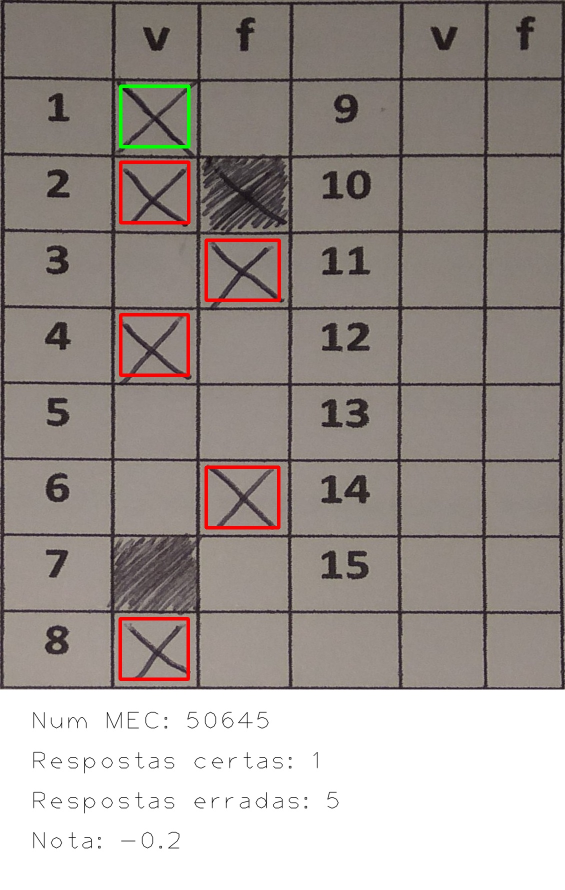
//> input picture Results/50645.jpg, 1130 x 1779 px (shown at 1/2 size); its folder holds only this picture in this run
$ ./projeto2 ../Results/50645.jpg   (built with g++ and OpenCV 4)
//> lines starting //> are read from the running program, lines starting //| are printed output that depends on the picture; after the words box and inside, x2 and y2 are one past the last pixel; in counts of white or black regions, pixels touching at a corner belong together
#include <iostream>
#include <opencv2/opencv.hpp>
#include <algorithm>
#include "opencv2/highgui/highgui.hpp"
#include "opencv2/imgproc/imgproc.hpp"
#include <stdio.h>
#include <stdlib.h>
#include <iterator>
#include <math.h>
#include <cmath>
#include <fstream>
#include <string>

using namespace std;
using namespace cv;

/// MODIFY THIS VALUES TO FIT THE GRID

// IHC Tabela 1

/*int POS_ANS = 4;
int ROW = 12;
int COL = 15;*/

// IHC Tabela 2

int POS_ANS = 2;
int ROW = 9;
int COL = 6;


// P3

/*int POS_ANS = 2;
int ROW = 21;
int COL = 3;*/

// Correct answers array
int nQuestion = 32;
vector<int> correctAnswers (nQuestion, 0);


int thresh = 10;
Scalar red = Scalar(0,0,255);
Scalar green = Scalar(0,255,0);
int rectW;
int resolution;
string filename;

int nmec = 50645;
double cotR = 0.3;
double cotW = 0.1;
double finalG = 0;

Mat grid;
Mat canny_output;
Mat element;

// Print file format of the solution file
// [6 lines left out: function printSolutionFileFormat, not called in this run]

// Reads the file with the solution
void readSolution(string fileName){
	string line;
	ifstream myfile(fileName.c_str());
	if (myfile.is_open()){
		int i = 0;
		while(getline (myfile,line)){
			string s;
			// Check if it is in the format <number> <answer>
			if(line.length() > 2){
				s = line.substr(line.find(" ") + 1);
			}else{	// Format <answer>
				s = line;
			}

			const char *cstr = s.c_str();
			char c = cstr[0];
			// Convert to lower case
			if(isupper(c))
				c = tolower(c);

			// Check if it is true or false answers
			if(POS_ANS == 2 && (c == 'f' || c == 'v' || c == 't')){
				if(c == 'f')
					correctAnswers.at(i) = 2;
				else
					correctAnswers.at(i) = 1;

			}else{
				correctAnswers.at(i) = (c - 'a') + 1;
			}
			i++;
		}
		myfile.close();
	}else{
		cout << "Unable to open file";
	}
}

// Get the information about the table
// [72 lines left out: functions getInitializationInfo, drawMissingCorners, not called in this run]

Mat preprocess(Mat m, int threshold){
	GaussianBlur(m, m, Size(11,11), 0);
    adaptiveThreshold(m, m, 255, ADAPTIVE_THRESH_MEAN_C, THRESH_BINARY_INV, threshold, 2);

    int dilation_size = 0;

    if(resolution > 2000*4000)
    	dilation_size = 4;
    else if(resolution > 1500*3500)
    	dilation_size = 3;
    else if(resolution > 1000*1000)
    	dilation_size = 2;
    else
    	dilation_size = 1;

    element = getStructuringElement( MORPH_CROSS,
                                     Size( 2*dilation_size + 1, 2*dilation_size+1 ),
                                     Point( dilation_size, dilation_size ) );

    dilate(m, m, element);

    return m;
}

bool contour_topbot ( const vector<Point>& a, const vector<Point> & b ) {
	Rect ra(boundingRect(a));
    Rect rb(boundingRect(b));
    // scale factor for y should be larger than img.width
    return ( (ra.x + ra.y*rectW) < (rb.x + rb.y*rectW) );
}

bool contour_leftright ( const vector<Point>& a, const vector<Point> & b ) {
	Rect ra(boundingRect(a));
    Rect rb(boundingRect(b));
    return ( (ra.x) < (rb.x) );
}

bool compareContourAreas ( vector<Point> contour1, vector<Point> contour2 ) {
    double i = fabs( contourArea(Mat(contour1)) );
    double j = fabs( contourArea(Mat(contour2)) );
    return ( i < j );
}


int main(int, char** argv)
{

	//getInitializationInfo();
	filename = "../projeto/solution.txt";
	// Set the number of questions
	//nQuestion =  ROW * (COL / (POS_ANS + 1));

	// Read the solution from the file
	readSolution(filename);

    // Load the image
    Mat src = imread(argv[1]);
//> src is the input picture: 1779 rows x 1130 cols, CV_8UC3; mean B, G, R 145.6, 150.2, 158.6

    // Check if image is loaded fine
    if(!src.data)
        cerr << "Problem loading image!!!" << endl;

    // Transform source image to gray if it is not
    Mat gray;
    if (src.channels() == 3)
    {
        cvtColor(src, gray, CV_BGR2GRAY);
    }
    else
    {
        gray = src;
    }

    resolution = src.size().height * src.size().width;
//> resolution = 2010270

    printf("Resolution W: %d  |  H: %d\n", src.size().width, src.size().height);
//| Resolution W: 1130  |  H: 1779

    grid = gray.clone();
    vector<vector<int> > gridArr( ROW, vector<int>(COL));

    /// Pre-process the grid
    grid = preprocess(grid, 5);
//> in preprocess, `adaptiveThreshold(m, m, 255, ADAPTIVE_THRESH_MEAN_C, THRESH_BINARY_INV..`: m: 1779 rows x 1130 cols, CV_8UC1; 9.6% white; 419 white regions (224 under 20 px), largest, box (x1, y1, x2, y2) and area: (0, 0, 1130, 1379) 112923, (409, 930, 561, 1059) 5571, (237, 1234, 381, 1362) 5343
//> in preprocess, `dilate(m, m, element);`:
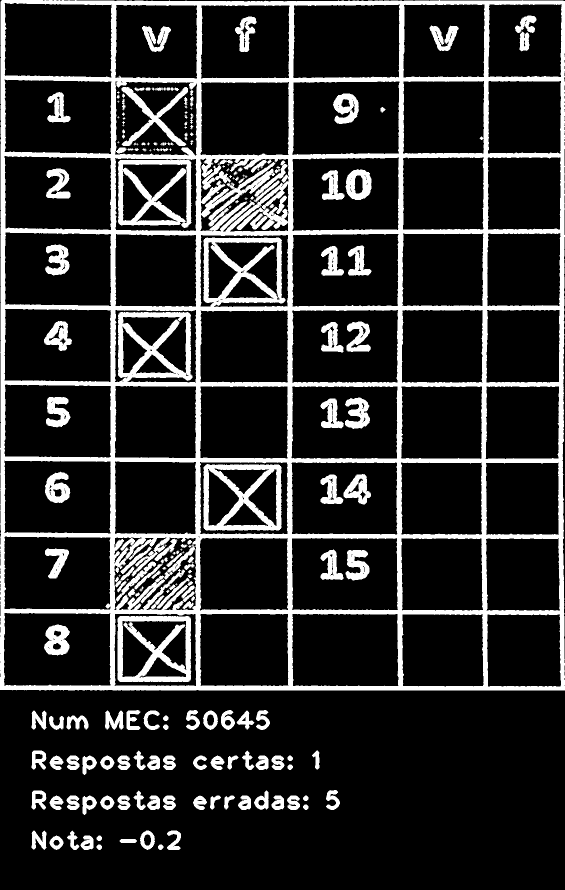
//> m: 1779 rows x 1130 cols, CV_8UC1 (shown at 1/2 size); 16.8% white; 181 white regions (27 under 20 px), largest, box (x1, y1, x2, y2) and area: (0, 0, 1130, 1381) 228638, (407, 928, 563, 1061) 8875, (235, 1232, 383, 1364) 8699

    int max=-1;
    Point maxPt;
    /// Find biggest BLOB (outside grid)
    for(int y=0;y<grid.size().height;y++)
    {
    	uchar *row = grid.ptr(y);
    	for(int x=0;x<grid.size().width;x++)
    	{
    		if(row[x]>=128) {
    			int area = floodFill(grid, Point(x,y), CV_RGB(0,0,64));
    			if(area>max) {
    				maxPt = Point(x,y);
    				max = area;
    			}
    		}
    	}
    }
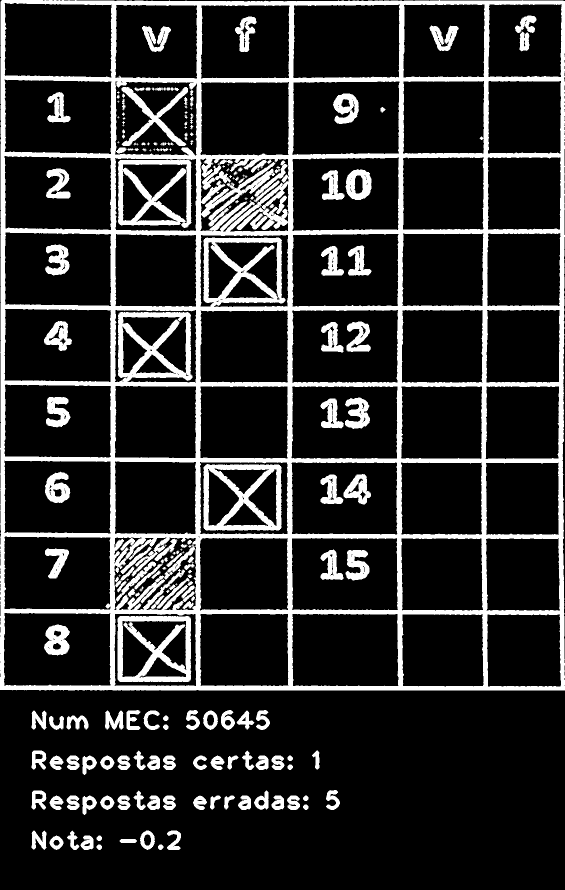
//> grid: 1779 rows x 1130 cols, CV_8UC1 (shown at 1/2 size); values 0 (black) and 64 (white), 16.8% white; 181 white regions (27 under 20 px), largest, box (x1, y1, x2, y2) and area: (0, 0, 1130, 1381) 228638, (407, 928, 563, 1061) 8875, (235, 1232, 383, 1364) 8699
//> after the loop, max = 226419
    /// Fill the biggest BLOB with white
    floodFill(grid, maxPt, CV_RGB(255,255,255));
//> grid: 1779 rows x 1130 cols, CV_8UC1; 11.26% of pixels changed, all inside (x1, y1, x2, y2) = (0, 0, 1130, 1381)
    /// Hide all other BLOBS by filling them with black
    for(int y=0;y<grid.size().height;y++)
    {
    	uchar *row = grid.ptr(y);
    	for(int x=0;x<grid.size().width;x++)
    	{
    		if(row[x]==64 && x!=maxPt.x && y!=maxPt.y) {
    			int area = floodFill(grid, Point(x,y), CV_RGB(0,0,0));
    		}
    	}
    }
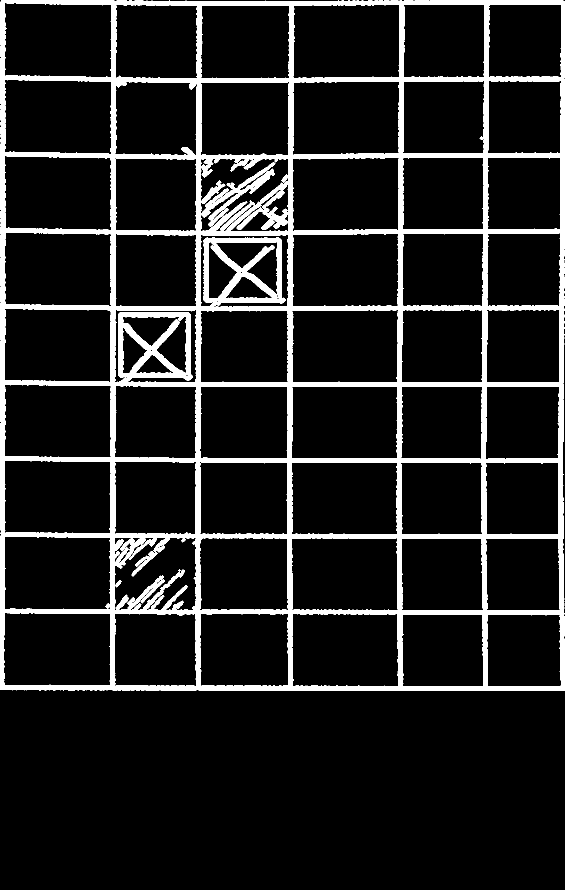
//> grid: 1779 rows x 1130 cols, CV_8UC1 (shown at 1/2 size); 11.3% white; 1 white region

    //erode(grid, grid, element);

    vector<vector<Point> > contours;
    vector<Vec4i> hierarchy;
    vector<vector<Point> > contours_poly(1);

    /// get the grid contour
    findContours( grid, contours, hierarchy, CV_RETR_EXTERNAL, CV_CHAIN_APPROX_SIMPLE, Point(0, 0) );
//> contours = 1 contour; box (x1, y1, x2, y2) and area: (0, 0, 1130, 1381) 1552846
    double epsilon = 0.02*arcLength(contours[0], true);
//> epsilon = 104.4
    /// find a polygon that fits the grid
    approxPolyDP( Mat(contours[0]), contours_poly[0], epsilon, true );
//> contours_poly = 1 contour; box (x1, y1, x2, y2) and area: (0, 0, 1130, 1381) 1554261
    /// get the rectangle align the grid
    Rect boundrect;
    boundrect = boundingRect(contours[0]);
//> boundrect = Rect(0, 0, 1130, 1381)
    rectW = boundrect.width;
//> rectW = 1130


    /// prepare for the perspective transform
    double dist1 = norm(contours_poly[0][0] - contours_poly[0][1]);
//> dist1 = 1379
    double dist2 = norm(contours_poly[0][0] - contours_poly[0][3]);
//> dist2 = 1126

    printf("dist1:%f \n", dist1);
//| dist1:1379.003263
    printf("dist2:%f \n", dist2);
//| dist2:1126.001776

    vector<Point2f> quad_pts;
    vector<Point2f> squre_pts;

    squre_pts.push_back(Point2f(boundrect.x,boundrect.y));
//> squre_pts = 1 Point (x, y): [0, 0]
    squre_pts.push_back(Point2f(boundrect.x,boundrect.y+boundrect.height));
//> squre_pts = 2 Points (x, y): [0, 0], [0, 1381]
    squre_pts.push_back(Point2f(boundrect.x+boundrect.width,boundrect.y));
//> squre_pts = 3 Points (x, y): [0, 0], [0, 1381], [1130, 0]
    squre_pts.push_back(Point2f(boundrect.x+boundrect.width,boundrect.y+boundrect.height));
//> squre_pts = 4 Points (x, y): [0, 0], [0, 1381], [1130, 0], [1130, 1381]

    if(ROW < COL)
    {
    	if(dist1 > dist2)
	    {
			quad_pts.push_back(Point2f(contours_poly[0][1].x,contours_poly[0][1].y));
		    quad_pts.push_back(Point2f(contours_poly[0][2].x,contours_poly[0][2].y));
		    quad_pts.push_back(Point2f(contours_poly[0][0].x,contours_poly[0][0].y));
		    quad_pts.push_back(Point2f(contours_poly[0][3].x,contours_poly[0][3].y));
	    }else{
	    	quad_pts.push_back(Point2f(contours_poly[0][0].x,contours_poly[0][0].y));
		    quad_pts.push_back(Point2f(contours_poly[0][1].x,contours_poly[0][1].y));
		    quad_pts.push_back(Point2f(contours_poly[0][3].x,contours_poly[0][3].y));
		    quad_pts.push_back(Point2f(contours_poly[0][2].x,contours_poly[0][2].y));
	    }
    }else{
    	if(dist1 < dist2)
	    {
			quad_pts.push_back(Point2f(contours_poly[0][1].x,contours_poly[0][1].y));
		    quad_pts.push_back(Point2f(contours_poly[0][2].x,contours_poly[0][2].y));
		    quad_pts.push_back(Point2f(contours_poly[0][0].x,contours_poly[0][0].y));
		    quad_pts.push_back(Point2f(contours_poly[0][3].x,contours_poly[0][3].y));
	    }else{
	    	quad_pts.push_back(Point2f(contours_poly[0][0].x,contours_poly[0][0].y));
//> quad_pts = 1 Point (x, y): [3, 0]
		    quad_pts.push_back(Point2f(contours_poly[0][1].x,contours_poly[0][1].y));
//> quad_pts = 2 Points (x, y): [3, 0], [0, 1379]
		    quad_pts.push_back(Point2f(contours_poly[0][3].x,contours_poly[0][3].y));
//> quad_pts = 3 Points (x, y): [3, 0], [0, 1379], [1129, 2]
		    quad_pts.push_back(Point2f(contours_poly[0][2].x,contours_poly[0][2].y));
//> quad_pts = 4 Points (x, y): [3, 0], [0, 1379], [1129, 2], [1129, 1380]
	    }
    }

    Mat transmtx = getPerspectiveTransform(quad_pts,squre_pts);
//> transmtx = [[1, 0.00218, -3.01], [-0.00178, 1, 0.00535], [-6.49e-07, 1.93e-06, 1]]

    Mat roi = gray.clone();
    Mat finalRes;

    roi = preprocess(roi, 5);

    warpPerspective(roi, roi, transmtx, grid.size());
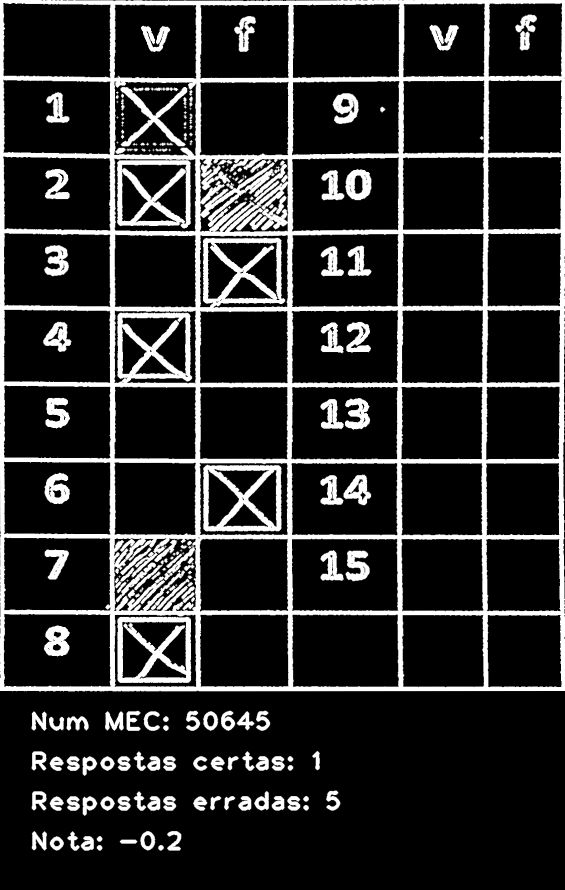
//> roi: 1779 rows x 1130 cols, CV_8UC1 (shown at 1/2 size); 6% of pixels changed, all inside (x1, y1, x2, y2) = (0, 0, 1130, 1702)

    roi = roi(boundrect);
//> roi: 1381 rows x 1130 cols, CV_8UC1

    Mat transformed = Mat::zeros(src.rows, src.cols, CV_8UC3);
    warpPerspective(src, transformed, transmtx, src.size());
    warpPerspective(src, finalRes, transmtx, src.size());
    transformed = transformed(boundrect);
//> transformed: 1381 rows x 1130 cols, CV_8UC3

    //erode(roi,roi,element);


    /*
	 * EXTRACTING THE LINES
	 */
    // Create the images that will use to extract the horizontal and vertical lines
    Mat horizontal = roi.clone();
    Mat vertical = roi.clone();

    int scale = 10;

    // Specify size on horizontal axis
    int horizontalsize = horizontal.cols / scale;
//> horizontalsize = 113

    // Create structure element for extracting horizontal lines through morphology operations
    Mat horizontalStructure = getStructuringElement(MORPH_RECT, Size(horizontalsize,1));
//> horizontalStructure = 113 values from 1 to 1

    // Apply morphology operations
    erode(horizontal, horizontal, horizontalStructure, Point(-1, -1));
    dilate(horizontal, horizontal, horizontalStructure, Point(-1, -1));
    dilate(horizontal, horizontal, horizontalStructure, Point(-1, -1));

    // Specify size on vertical axis
    int verticalsize = vertical.rows / scale;
//> verticalsize = 138

    // Create structure element for extracting vertical lines through morphology operations
    Mat verticalStructure = getStructuringElement(MORPH_RECT, Size( 1,verticalsize));
//> verticalStructure = 138 values from 1 to 1

    // Apply morphology operations
    erode(vertical, vertical, verticalStructure, Point(-1, -1));
    dilate(vertical, vertical, verticalStructure, Point(-1, -1));
	dilate(vertical, vertical, verticalStructure, Point(-1, -1)); // expand vertical lines

	// [6 lines of commented-out code are left out]

    Mat mask = horizontal + vertical;
	/*namedWindow("mask", CV_WINDOW_NORMAL);
    imshow("mask", mask);*/

    /// Find the intersections
    Mat joints;
    bitwise_and(horizontal, vertical, joints);
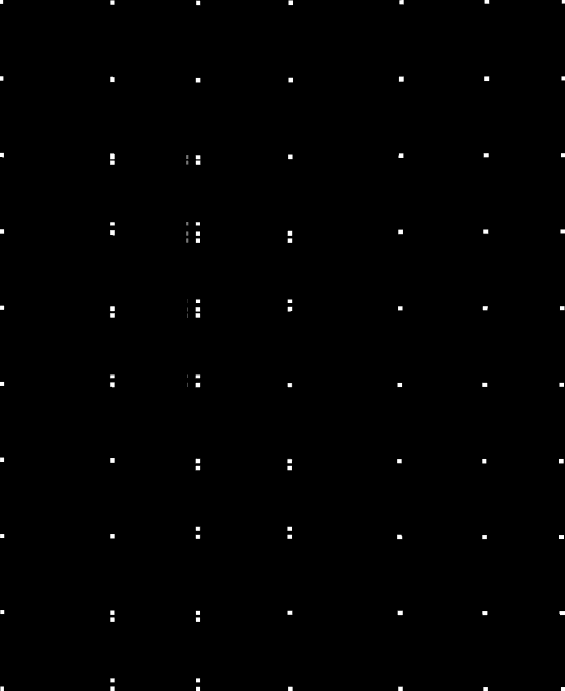
//> joints: 1381 rows x 1130 cols, CV_8UC1 (shown at 1/2 size); min 0, max 255, mean 1.1

    vector<vector<Point> > contoursC;
    vector<Vec4i> hierarchyC;

    // dilate the intersections for finding the contours easily
    /*int dilation_size = 1;
    element = getStructuringElement( MORPH_CROSS,
                                     Size( 2*dilation_size + 1, 2*dilation_size+1 ),
                                     Point( dilation_size, dilation_size ) );
    dilate(joints, joints, element);

    printf("TESTE\n");*/

    findContours( joints, contoursC, hierarchyC, CV_RETR_EXTERNAL, CV_CHAIN_APPROX_SIMPLE, Point(0, 0) );
//> contoursC = 100 contours, 5 with area under 20; largest, box (x1, y1, x2, y2) and area: (220, 306, 230, 319) 107, (797, 153, 808, 164) 99, (968, 152, 979, 163) 99, (219, 612, 230, 623) 98, (966, 458, 977, 469) 98

    printf("num contours: %d\n", contoursC.size());
//| num contours: 100

    if(contoursC.size() > ((COL+1)*(ROW+1)) )
    {
    	sort(contoursC.begin(), contoursC.end(), compareContourAreas );
//> in compareContourAreas, `double i = fabs( contourArea(Mat(contour1)) );`: i = 54
//> in compareContourAreas, `double j = fabs( contourArea(Mat(contour2)) );`: j = 80.5
//> contoursC = 100 contours, 5 with area under 20; largest, box (x1, y1, x2, y2) and area: (220, 306, 230, 319) 107, (968, 152, 979, 163) 99, (797, 153, 808, 164) 99, (219, 612, 230, 623) 98, (966, 458, 977, 469) 98
    	contoursC.erase(contoursC.begin(), contoursC.begin() + (contoursC.size() - (COL+1)*(ROW+1)) );
//> contoursC = 70 contours; largest, box (x1, y1, x2, y2) and area: (220, 306, 230, 319) 107, (968, 152, 979, 163) 99, (797, 153, 808, 164) 99, (219, 612, 230, 623) 98, (966, 458, 977, 469) 98
    }

    printf("num contours: %d\n", contoursC.size());
//| num contours: 70

    // sort the contours(intersections) from top to bottom, then from left to right
	sort(contoursC.begin(), contoursC.end(), contour_topbot);
//> in contour_topbot, `Rect ra(boundingRect(a));`: ra = Rect(798, 0, 10, 9)
//> in contour_topbot, `Rect rb(boundingRect(b));`: rb = Rect(576, 309, 10, 10)
	for(int i = 0; i < (ROW+1)*(COL+1); i += COL+1)
		sort(contoursC.begin()+i, contoursC.begin()+i+COL+1, contour_leftright);
//> this loop made 10 passes
//> (ra in contour_leftright (second call), rb in contour_leftright (second call)) on passes 1, 2, 3, 5, 9, 10: (Rect(577, 0, 10, 11), Rect(220, 0, 10, 10)), (Rect(577, 155, 10, 10), Rect(391, 155, 11, 10)), (Rect(391, 320, 11, 10), Rect(220, 320, 10, 10)), (Rect(575, 612, 10, 12), Rect(219, 612, 11, 11)), (Rect(574, 1069, 11, 9), Rect(391, 1069, 10, 9)), (Rect(964, 1222, 11, 9), Rect(795, 1221, 11, 10))
//> (rb in contour_leftright, ra in contour_leftright (second call), rb in contour_leftright (second call)) on passes 4, 6, 7, 8: (Rect(575, 460, 10, 12), Rect(391, 476, 9, 10), Rect(391, 462, 9, 10)), (Rect(391, 626, 10, 10), Rect(391, 748, 10, 9), Rect(219, 748, 11, 9)), (Rect(1118, 765, 10, 9), Rect(0, 915, 9, 10), Rect(574, 766, 11, 9)), (Rect(1117, 917, 11, 10), Rect(391, 931, 10, 10), Rect(794, 918, 10, 10))

	// [5 lines of commented-out code are left out]

    Mat detectROI = transformed.clone();
    cvtColor(detectROI, detectROI, CV_BGR2GRAY);
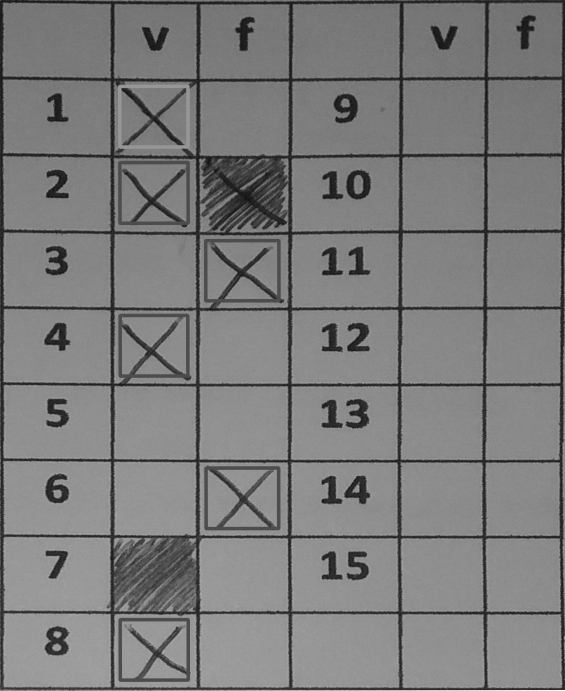
//> detectROI: 1381 rows x 1130 cols, CV_8UC1 (shown at 1/2 size); min 11, max 254, mean 123.2
    detectROI = preprocess(detectROI, 7);
//> call 3 of preprocess, with threshold = 7
//> in preprocess (call 3), `adaptiveThreshold(m, m, 255, ADAPTIVE_THRESH_MEAN_C, THRESH_BINARY_INV..`: m: 1381 rows x 1130 cols, CV_8UC1; 12.8% white; 247 white regions (145 under 20 px), largest, box (x1, y1, x2, y2) and area: (0, 0, 1130, 1380) 130014, (409, 931, 561, 1061) 5953, (237, 628, 383, 765) 5889
//> in preprocess (call 3), `dilate(m, m, element);`:
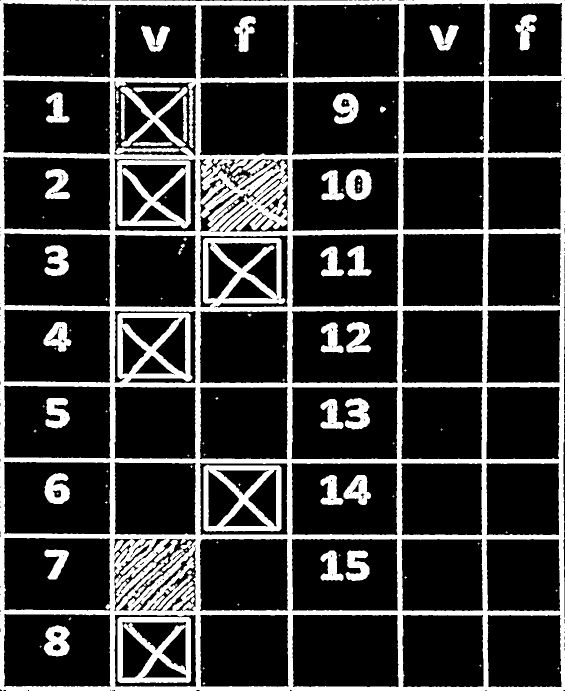
//> m: 1381 rows x 1130 cols, CV_8UC1 (shown at 1/2 size); 21% white; 120 white regions (77 under 20 px), largest, box (x1, y1, x2, y2) and area: (0, 0, 1130, 1381) 248184, (407, 929, 563, 1063) 9032, (235, 1234, 383, 1366) 8967
    // [8 lines of commented-out code are left out]
    vector<Rect> cells;
    vector<Rect> studentAnswer;
//> (the run ends here: the program stops with an error, at `for(int i = 0; i < ROW; i++ )`)
